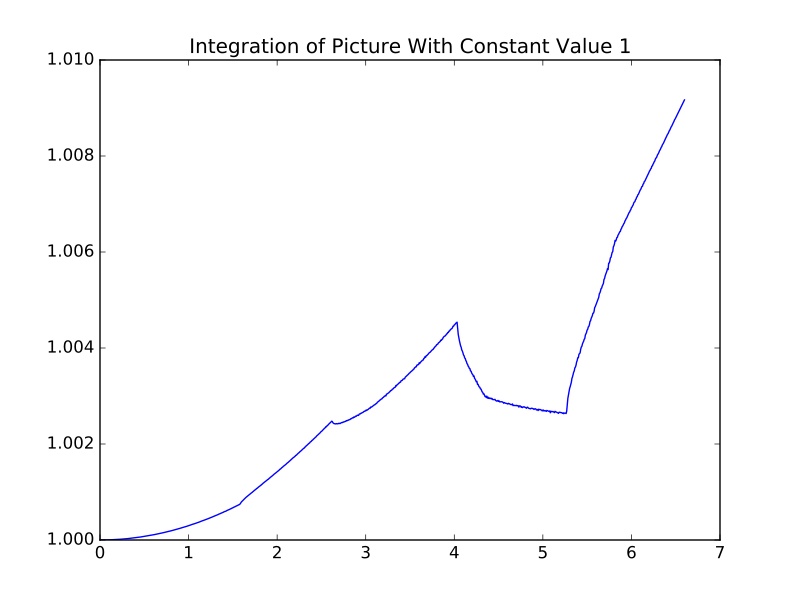

Here is the Python script that generated this plot:
import SAXS, json
import matplotlib.pyplot as plt
import numpy as np
calfile=json.load(open('calpol.json'))
calfile["Masks"][0]['Oversampling']=2
Calpol=SAXS.calibration(calfile)
r=Calpol.integrate(np.ones(Calpol.corr.shape))
nonzero=r[1]>0
plt.plot(r[0][nonzero],r[1][nonzero])
plt.title(r"Integration of Picture With Constant Value 1")
